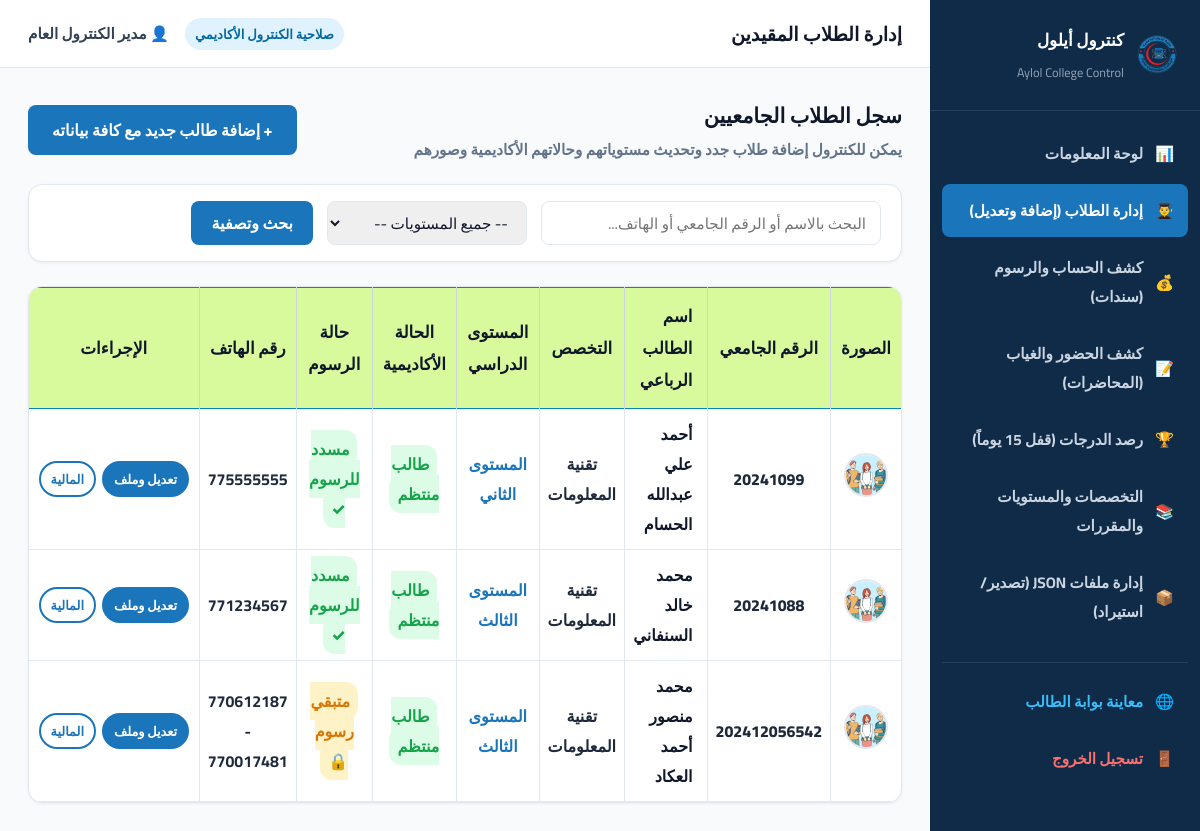
The app's page /admin/students.php (signed in) with its own data.
### tables this page shows
CREATE TABLE `students` (
    `id` INT UNSIGNED NOT NULL AUTO_INCREMENT,
    `university_number` VARCHAR(50) NOT NULL,
    `full_name` VARCHAR(200) NOT NULL,
    `gender` ENUM('ذكر', 'أنثى') NOT NULL DEFAULT 'ذكر',
    `phone` VARCHAR(50) NULL,
    `email` VARCHAR(150) NULL,
    `birth_date` DATE NULL,
    `birth_place` VARCHAR(150) NULL,
    `village` VARCHAR(150) NULL,
    `identity_type_id` INT UNSIGNED NULL,
    `identity_number` VARCHAR(80) NOT NULL,
    `address` VARCHAR(255) NULL,
    `college_name` VARCHAR(150) NOT NULL DEFAULT 'كلية علوم الحاسوب',
    `program_id` INT UNSIGNED NOT NULL,
    `admission_year_id` INT UNSIGNED NULL,
    `current_academic_year_id` INT UNSIGNED NULL,
    `current_level_id` INT UNSIGNED NOT NULL DEFAULT 1,
    `academic_status_id` INT UNSIGNED NOT NULL DEFAULT 1,
    `photo` VARCHAR(255) NULL,
    `tuition_cleared` TINYINT(1) NOT NULL DEFAULT 1,  
    `created_at` TIMESTAMP DEFAULT CURRENT_TIMESTAMP,
    `updated_at` TIMESTAMP DEFAULT CURRENT_TIMESTAMP ON UPDATE CURRENT_TIMESTAMP,
    PRIMARY KEY (`id`),
    UNIQUE KEY `uq_student_univ_num` (`university_number`),
    KEY `idx_student_name` (`full_name`),
    CONSTRAINT `fk_students_program` FOREIGN KEY (`program_id`) REFERENCES `programs` (`id`) ON UPDATE CASCADE,
    CONSTRAINT `fk_students_level` FOREIGN KEY (`current_level_id`) REFERENCES `academic_levels` (`id`) ON UPDATE CASCADE,
    CONSTRAINT `fk_students_status` FOREIGN KEY (`academic_status_id`) REFERENCES `academic_statuses` (`id`) ON UPDATE CASCADE
);

CREATE TABLE `programs` (
    `id` INT UNSIGNED NOT NULL AUTO_INCREMENT,
    `college_name` VARCHAR(150) NOT NULL DEFAULT 'كلية علوم الحاسوب',
    `program_name` VARCHAR(150) NOT NULL,
    `duration_years` TINYINT UNSIGNED NOT NULL DEFAULT 4,
    `created_at` TIMESTAMP DEFAULT CURRENT_TIMESTAMP,
    PRIMARY KEY (`id`),
    UNIQUE KEY `uq_program` (`college_name`, `program_name`)
);

CREATE TABLE `academic_levels` (
    `id` INT UNSIGNED NOT NULL AUTO_INCREMENT,
    `level_number` TINYINT UNSIGNED NOT NULL,
    `level_name` VARCHAR(50) NOT NULL,
    PRIMARY KEY (`id`),
    UNIQUE KEY `uq_level_num` (`level_number`)
);

### config/auth.php (called while the page is built, shortened)
<?php
function getCurrentAdmin(): ?array {
    $db = getDBConnection();
    $stmt = $db->prepare("SELECT * FROM admin_users WHERE id = ?");
    $stmt->execute([$_SESSION['admin_id']]);
    return $stmt->fetch() ?: null;
}

### config/functions.php (called while the page is built, shortened)
<?php
function clean($data): string {
    return htmlspecialchars(trim((string)$data), ENT_QUOTES, 'UTF-8');
}

### admin/students.php (the view, shortened to what this page needs)
<?php
require_once __DIR__ . '/../config/auth.php';
require_once __DIR__ . '/../config/functions.php';
$db = getDBConnection();
$adminPageTitle = 'إدارة الطلاب المقيدين';
$activeNav = 'students';
$search = clean($_GET['q'] ?? '');
$query = "
    SELECT s.*, p.program_name, al.level_name, st.status_name, it.type_name as identity_type_name
    FROM students s
    LEFT JOIN programs p ON p.id = s.program_id
    LEFT JOIN academic_levels al ON al.id = s.current_level_id
    LEFT JOIN academic_statuses st ON st.id = s.academic_status_id
    LEFT JOIN identity_types it ON it.id = s.identity_type_id
    WHERE 1=1
";
$params = [];
$query .= " ORDER BY s.id DESC";
$stmt = $db->prepare($query);
$stmt->execute($params);
$students = $stmt->fetchAll();
include_once __DIR__ . '/includes/admin_header.php';
?>
<div style="display: flex; justify-content: space-between; align-items: center; margin-bottom: 20px; flex-wrap: wrap; gap: 12px;">
  <div>
    <h3 style="font-size: 1.3rem; font-weight: 900; color: #0f172a;">سجل الطلاب الجامعيين</h3>
    <p style="color: var(--text-muted); font-size: 0.95rem; font-weight: 600;">يمكن للكنترول إضافة طلاب جدد وتحديث مستوياتهم وحالاتهم الأكاديمية وصورهم</p>
  </div>
  <a href="student_add.php" class="btn-primary-admin">+ إضافة طالب جديد مع كافة بياناته</a>
</div>
<div style="background: #ffffff; padding: 16px 20px; border-radius: var(--radius-md); border: 1px solid var(--border-light); margin-bottom: 24px; box-shadow: var(--shadow-sm);">
  <form method="GET" action="students.php" style="display: flex; gap: 14px; flex-wrap: wrap;">
    <input
      type="text"
      name="q"
      placeholder="البحث بالاسم أو الرقم الجامعي أو الهاتف..."
      value="<?= htmlspecialchars($search) ?>"
      class="form-control"
      style="max-width: 340px;"
    >
    <select name="level" class="form-control" style="max-width: 200px;">
      <option value="0">-- جميع المستويات --</option>
    </select>
    <button type="submit" class="btn-primary-admin" style="padding: 0 20px;">بحث وتصفية</button>
  </form>
</div>
<div style="background: #ffffff; border-radius: var(--radius-md); border: 1px solid var(--border-light); box-shadow: var(--shadow-sm); overflow: hidden;">
  <div class="table-responsive-box">
    <table class="statement-data-table">
      <thead>
        <tr>
          <th style="width: 60px;">الصورة</th>
          <th>الرقم الجامعي</th>
          <th style="text-align: right; padding-right: 14px;">اسم الطالب الرباعي</th>
          <th>التخصص</th>
          <th>المستوى الدراسي</th>
          <th>الحالة الأكاديمية</th>
          <th>حالة الرسوم</th>
          <th>رقم الهاتف</th>
          <th style="width: 170px;">الإجراءات</th>
        </tr>
      </thead>
      <tbody>
        <?php if (empty($students)): ?>
          <tr>
            <td colspan="9" style="padding: 30px; color: var(--text-muted); font-size: 1.05rem;">
              لا توجد سجلات مطابقة للبحث.
            </td>
          </tr>
        <?php else: ?>
          <?php foreach ($students as $st):
              $photo = !empty($st['photo']) && file_exists(__DIR__ . '/../../' . $st['photo'])
                  ? '../' . htmlspecialchars($st['photo'])
                  : '../assets/images/level1.jpg';
          ?>
            <tr>
              <td>
                <img src="<?= $photo ?>" alt="الصورة" style="width: 44px; height: 44px; border-radius: 50%; object-fit: cover; border: 2px solid #e2e8f0;">
              </td>
              <td style="font-weight: 800;"><?= htmlspecialchars($st['university_number']) ?></td>
              <td style="text-align: right; padding-right: 14px; font-weight: 800; color: #0f172a;">
                <?= htmlspecialchars($st['full_name']) ?>
              </td>
              <td><?= htmlspecialchars($st['program_name'] ?? 'تقنية المعلومات') ?></td>
              <td style="font-weight: 800; color: var(--primary-blue);"><?= htmlspecialchars($st['level_name'] ?? 'المستوى الأول') ?></td>
              <td>
                <?php if ($st['status_name'] === 'خريج'): ?>
                  <span style="background: #e0e7ff; color: #3730a3; padding: 4px 10px; border-radius: 12px; font-weight: 800; font-size: 0.85rem;">خريج 🎓</span>
                <?php elseif ($st['status_name'] === 'موقوف قيد'): ?>
                  <span class="badge-danger">موقوف قيد ⛔</span>
                <?php else: ?>
                  <span class="badge-normal">طالب منتظم</span>
                <?php endif; ?>
              </td>
              <td>
                <?php if ($st['tuition_cleared']): ?>
                  <span class="badge-normal" title="تفتح له الدرجات">مسدد للرسوم ✓</span>
                <?php else: ?>
                  <span class="badge-warning" title="الدرجات مقفولة برمز القفل">متبقي رسوم 🔒</span>
                <?php endif; ?>
              </td>
              <td dir="ltr"><?= htmlspecialchars($st['phone'] ?? '-') ?></td>
              <td>
                <div style="display: flex; gap: 6px; justify-content: center;">
                  <a href="student_edit.php?id=<?= $st['id'] ?>" class="pill-btn solid" style="font-size: 0.8rem; padding: 4px 10px;">تعديل وملف</a>
                  <a href="finance.php?student_id=<?= $st['id'] ?>" class="pill-btn outline" style="font-size: 0.8rem; padding: 4px 10px;">المالية</a>
                </div>
              </td>
            </tr>
          <?php endforeach; ?>
        <?php endif; ?>
      </tbody>
    </table>
  </div>
</div>
<?php include_once __DIR__ . '/includes/admin_footer.php'; ?>

### admin/includes/admin_header.php (shortened to what this page needs)
<?php
require_once __DIR__ . '/../../config/auth.php';
require_once __DIR__ . '/../../config/functions.php';
$admin = getCurrentAdmin();
?>
<!DOCTYPE html>
<html lang="ar" dir="rtl">
<head>
  <link rel="stylesheet" href="../assets/css/style.css">
</head>
<body style="background-color: #f1f5f9;">
<div class="admin-layout">
  <aside class="admin-sidebar">
    <div class="admin-sidebar-header">
      <img src="../assets/images/logo.png" alt="AUC" style="width: 44px; height: 44px; object-fit: contain;" onerror="this.src='../assets/images/3.png';">
      <div>
        <h3 style="font-size: 1.05rem; font-weight: 900; color: #ffffff;">كنترول أيلول</h3>
        <span style="font-size: 0.78rem; color: #94a3b8;">Aylol College Control</span>
      </div>
    </div>
    <ul class="admin-nav-list">
      <li class="admin-nav-item <?= $activeNav === 'dashboard' ? 'active' : '' ?>">
        <a href="index.php">
          <span>📊</span>
          <span>لوحة المعلومات</span>
        </a>
      </li>
      <li class="admin-nav-item <?= $activeNav === 'students' ? 'active' : '' ?>">
        <a href="students.php">
          <span>👨‍🎓</span>
          <span>إدارة الطلاب (إضافة وتعديل)</span>
        </a>
      </li>
      <li class="admin-nav-item <?= $activeNav === 'finance' ? 'active' : '' ?>">
        <a href="finance.php">
          <span>💰</span>
          <span>كشف الحساب والرسوم (سندات)</span>
        </a>
      </li>
      <li class="admin-nav-item <?= $activeNav === 'attendance' ? 'active' : '' ?>">
        <a href="attendance.php">
          <span>📝</span>
          <span>كشف الحضور والغياب (المحاضرات)</span>
        </a>
      </li>
      <li class="admin-nav-item <?= $activeNav === 'grades' ? 'active' : '' ?>">
        <a href="grades.php">
          <span>🏆</span>
          <span>رصد الدرجات (قفل 15 يوماً)</span>
        </a>
      </li>
      <li class="admin-nav-item <?= $activeNav === 'curriculum' ? 'active' : '' ?>">
        <a href="programs_levels.php">
          <span>📚</span>
          <span>التخصصات والمستويات والمقررات</span>
        </a>
      </li>
      <li class="admin-nav-item <?= $activeNav === 'json' ? 'active' : '' ?>">
        <a href="json_manager.php">
          <span>📦</span>
          <span>إدارة ملفات JSON (تصدير/استيراد)</span>
        </a>
      </li>
      <li class="admin-nav-item" style="margin-top: 24px; border-top: 1px solid rgba(255,255,255,0.1); padding-top: 12px;">
        <a href="../login.php" target="_blank" style="color: #38bdf8;">
          <span>🌐</span>
          <span>معاينة بوابة الطالب</span>
        </a>
      </li>
      <li class="admin-nav-item">
        <a href="../logout.php" style="color: #f87171;">
          <span>🚪</span>
          <span>تسجيل الخروج</span>
        </a>
      </li>
    </ul>
  </aside>
  <div class="admin-content-wrap">
    <header class="admin-top-navbar">
      <div style="display: flex; align-items: center; gap: 12px;">
        <h2 style="font-size: 1.2rem; font-weight: 900; color: #0f172a;"><?= htmlspecialchars($adminPageTitle) ?></h2>
      </div>
      <div style="display: flex; align-items: center; gap: 16px;">
        <span class="admin-badge-control">صلاحية الكنترول الأكاديمي</span>
        <div style="font-weight: 800; font-size: 0.95rem; color: #334155;">
          👤 <?= htmlspecialchars($admin['full_name'] ?? 'مدير الكنترول') ?>
        </div>
      </div>
    </header>
    <main class="admin-main-body">

### admin/includes/admin_footer.php (shortened to what this page needs)
    </main>
  </div>
</div>
</body>
</html>

### assets/css/style.css (style rules this page uses)
:root { --primary-blue: #1b75bb; --primary-blue-hover: #15629c; --secondary-cyan: #009fe3; --secondary-cyan-hover: #008ecb; --navy-dark: #0f2b48; --danger-red: #e11d48; --danger-red-hover: #be123c; --warning-amber: #f59e0b; --warning-bg: #fffbeb; --success-green: #10b981; --success-bg: #ecfdf5; --title-red: #d92534; --text-dark: #0f172a; --text-slate: #334155; --text-muted: #64748b; --bg-app: #f4f7fa; --card-bg: #ffffff; --border-light: #e2e8f0; --shadow-sm: 0 1px 3px rgba(0,0,0,0.06); --shadow-md: 0 4px 12px rgba(0,0,0,0.08); --shadow-lg: 0 10px 25px rgba(0,0,0,0.1); --radius-sm: 8px; --radius-md: 14px; --radius-lg: 20px; }
* { box-sizing: border-box; margin: 0; padding: 0; font-family: 'Cairo', -apple-system, BlinkMacSystemFont, "Segoe UI", Roboto, sans-serif; }
body { background-color: var(--bg-app); color: var(--text-dark); direction: rtl; min-height: 100vh; -webkit-font-smoothing: antialiased; position: relative; }
a { text-decoration: none; color: inherit; }
.pill-btn { padding: 8px 24px; border-radius: 20px; font-size: 1rem; font-weight: 800; cursor: pointer; transition: all 0.2s; border: 2px solid var(--primary-blue); text-decoration: none; }
.pill-btn.solid { background-color: var(--primary-blue); color: #ffffff; }
.pill-btn.outline { background-color: transparent; color: var(--primary-blue); }
.table-responsive-box { width: 100%; overflow-x: auto; }
.statement-data-table { width: 100%; border-collapse: collapse; text-align: center; }
.statement-data-table thead tr { background-color: #d9f99d; border-top: 1.5px solid #0284c7; border-bottom: 1.5px solid #0284c7; }
.statement-data-table th { padding: 12px 10px; font-size: 1.05rem; font-weight: 800; color: #0f172a; border-left: 1px solid #cbd5e1; }
.statement-data-table th:last-child { border-left: none; }
.statement-data-table td { padding: 10px 8px; font-size: 1rem; font-weight: 700; color: #1e293b; border-bottom: 1px solid #e2e8f0; border-left: 1px solid #e2e8f0; }
.statement-data-table td:last-child { border-left: none; }
.badge-normal { color: #16a34a; background-color: #dcfce7; padding: 4px 8px; border-radius: 12px; font-weight: 800; }
.badge-warning { color: #d97706; background-color: #fef3c7; padding: 4px 8px; border-radius: 12px; font-weight: 800; }
.admin-layout { display: flex; min-height: 100vh; }
.admin-sidebar { width: 270px; background-color: var(--navy-dark); color: #ffffff; display: flex; flex-direction: column; flex-shrink: 0; }
.admin-sidebar-header { padding: 24px 20px; display: flex; align-items: center; gap: 12px; border-bottom: 1px solid rgba(255, 255, 255, 0.1); }
.admin-nav-list { list-style: none; padding: 16px 12px; flex: 1; }
.admin-nav-item a { display: flex; align-items: center; gap: 12px; padding: 12px 14px; border-radius: var(--radius-sm); color: #cbd5e1; font-weight: 700; font-size: 0.95rem; transition: all 0.2s; margin-bottom: 4px; }
.admin-nav-item.active a, .admin-nav-item a:hover { background-color: var(--primary-blue); color: #ffffff; }
.admin-content-wrap { flex: 1; display: flex; flex-direction: column; background-color: #f8fafc; }
.admin-top-navbar { background: #ffffff; height: 68px; padding: 0 28px; display: flex; align-items: center; justify-content: space-between; border-bottom: 1px solid var(--border-light); }
.admin-main-body { padding: 28px; flex: 1; }
.form-control { width: 100%; height: 44px; padding: 0 14px; border-radius: var(--radius-sm); border: 1.5px solid var(--border-light); font-size: 0.95rem; color: #0f172a; outline: none; transition: border-color 0.2s; }
.btn-primary-admin { background-color: var(--primary-blue); color: #ffffff; padding: 10px 24px; border-radius: var(--radius-sm); font-size: 1rem; font-weight: 800; border: none; cursor: pointer; transition: all 0.2s; }

### admin/includes/admin_header.php (style rules this page uses)
.admin-badge-control { background: #e0f2fe; color: #0369a1; padding: 4px 10px; border-radius: 20px; font-size: 0.82rem; font-weight: 800; }

### records on screen
students: university_number "20241099", full_name "أحمد علي عبدالله الحسام", program.program_name "تقنية المعلومات", current_level.level_name "المستوى الثاني", tuition_cleared "مسدد للرسوم ✓", phone "775555555"
students: university_number "20241088", full_name "محمد خالد السنفاني", program.program_name "تقنية المعلومات", current_level.level_name "المستوى الثالث", tuition_cleared "مسدد للرسوم ✓", phone "771234567"
students: university_number "202412056542", full_name "محمد منصور أحمد العكاد", program.program_name "تقنية المعلومات", current_level.level_name "المستوى الثالث", tuition_cleared "متبقي رسوم 🔒", phone "770612187 - 770017481"

### other values on screen
$adminPageTitle "إدارة الطلاب المقيدين"
$admin['full_name'] "مدير الكنترول العام"
